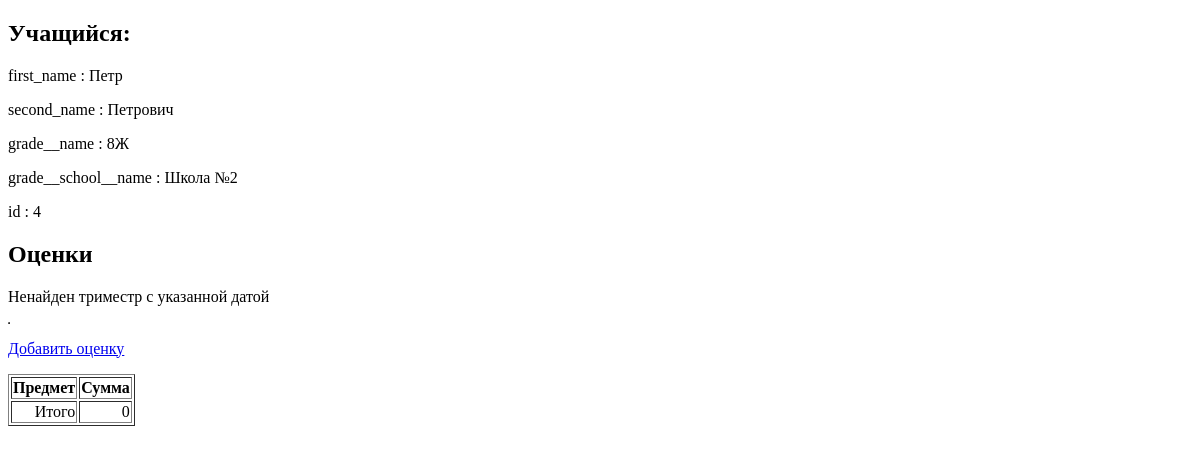
/4/, run on an earlier commit of the app's database.
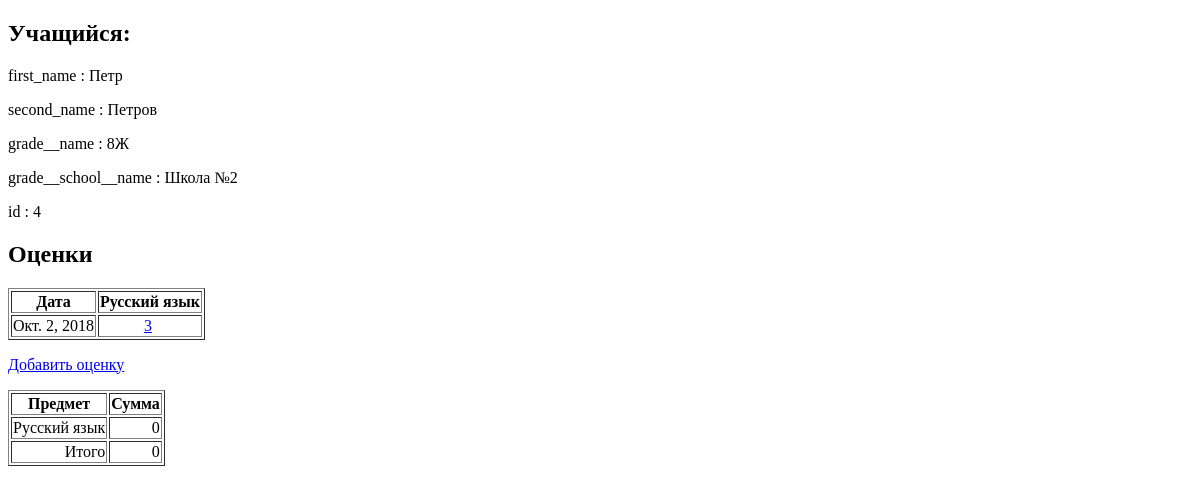
And on a later commit of the database.
### school_marks/models.py (models this page shows, shortened)
class Scholar(models.Model):
	first_name = models.CharField('Имя', max_length=50)
	second_name = models.CharField('Фамилия', max_length=50)
	third_name = models.CharField('Отчество', max_length=50)
	grade = models.ForeignKey(Grade, on_delete=models.PROTECT, blank=True, null=True, verbose_name='Класс')
	date_of_birth = models.DateField('День рождения')
	account = models.IntegerField('Очки', default=0)
	class Meta:
		verbose_name = 'Учащийся'
		verbose_name_plural = 'Учащиеся'

class Discipline(models.Model):
	name = models.CharField('Предмет', max_length=120)
	cur_cost = models.ForeignKey(MarksCost, on_delete=models.PROTECT, null=True, verbose_name='Система оценок')
	class Meta:
		verbose_name = 'Предмет'
		verbose_name_plural = 'Предметы'

class Mark(models.Model):
	scholar = models.ForeignKey(Scholar, on_delete=models.PROTECT, verbose_name='Учащийся')
	discipline = models.ForeignKey(Discipline, on_delete=models.PROTECT, verbose_name='Предмет')
	date_of_mark = models.DateField('Дата')
	mark = models.IntegerField('Оценка')
	cost = models.IntegerField('Цена')
	class Meta:
		verbose_name = 'Оценка'
		verbose_name_plural = 'Оценки'

### school_marks/views.py (the view)
# urls.py: path('<int:scholar_id>/', views.scholar_info, name='info'),
def scholar_info(request, scholar_id):
	qs = Scholar.objects.filter(pk=scholar_id).values('first_name', 'second_name', 'grade__name', 'grade__school__name', 'id')
	scholar = get_object_or_404(qs)
	trimester = get_current_trimester()
	if trimester:
		marks, earnings = get_marks(scholar_id, trimester.start_date, trimester.end_date)
	context = {'scholar': scholar, 'marks': marks, 'earnings': earnings}
	return render(request, 'school_marks/scholar_info.html', context)

### school_marks/models.py (called while the page is built)
def get_current_trimester(date=timezone.now()):
	cur_trimester = Trimester.objects.filter(start_date__lte=date, end_date__gte=date)
	if not cur_trimester:
		cur_trimester = Trimester.objects.filter(start_date__lte=date)
	if cur_trimester.exists():
		return cur_trimester[0]
	else:
		return None

### school_marks/templates/school_marks/scholar_info.html (shortened to what this page needs)
<!DOCTYPE html>
<html lang="en">
<head>
</head>
<body>
    <h2>Учащийся: {{ scholar.fullname }}</h2>
    {% for key, value in scholar.items %}
        <p>{{ key }} : {{ value }}</p>
    {% endfor %}
    <h2>Оценки</h2>
    <table border="1p">
        {% if marks %}
            {% for date, markdict in marks.items %}
                {% if forloop.first %}
                    <tr>
                        <th>Дата</th>
                         {% for discipline in markdict %}
                        <th>{{ discipline }}</th>
                         {% endfor %}
                    </tr>
                {% endif%}
                <tr>
                    <td>{{ date }}</td>
                    {% for marklist in markdict.values %}
                        <td align="center">
                        {% for mark in marklist %}
                            <a href="{% url 'mark_details' mark.id %}">{{ mark.mark }}</a>&nbsp;
                        {% endfor %}
                        </td>
                    {% endfor %}
                </tr>
            {% endfor %}
        {% else %}
        <p>Ненайден триместр с указанной датой</p>
        {% endif %}
    </table>
<p><a href="{% url 'mark_create' %}">Добавить оценку</a></p>
    <table border="1p">
        <tr>
            <th>Предмет</th><th>Сумма</th>
        </tr>
        {% for key, value in earnings.items %}
            <tr {% if forloop.last%} align="right" {% endif %}>
                <td>{{ key }}</td><td align="right">{{ value }}</td>
            </tr>
        {% endfor %}
    </table>
</body>
</html>

What changed in the data, as far as the page shows it:
now on this page (row unchanged): Discipline: name "Русский язык"
added Mark: marks "Окт. 2, 2018"
Also different on the page:
new list line: "second_name :"
new list line: "Петров"
new list line: "Дата 3"
new list line: "Русский язык 0"
list line gone: "second_name :"
list line gone: "Петрович"
text no longer shown: "Ненайден триместр с указанной датой"
